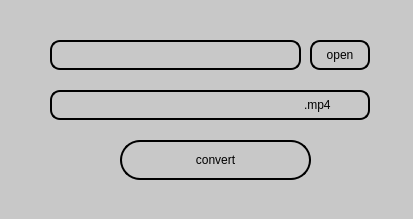
<?xml version="1.0" encoding="UTF-8"?>
<ui version="4.0">
 <class>formatCovertWidget</class>
 <widget class="QWidget" name="formatCovertWidget">
  <property name="geometry">
   <rect>
    <x>0</x>
    <y>0</y>
    <width>413</width>
    <height>219</height>
   </rect>
  </property>
  <property name="maximumSize">
   <size>
    <width>413</width>
    <height>219</height>
   </size>
  </property>
  <property name="windowTitle">
   <string>formatCovert</string>
  </property>
  <property name="styleSheet">
   <string notr="true">QWidget
{
	background-color: rgb(200,200,200);
}

</string>
  </property>
  <widget class="QLineEdit" name="lineEdit">
   <property name="geometry">
    <rect>
     <x>50</x>
     <y>40</y>
     <width>251</width>
     <height>30</height>
    </rect>
   </property>
   <property name="styleSheet">
    <string notr="true">QLineEdit
{
	background-color: rgb(60,60,60,0);
	color: #000;
	font: 9pt &quot;等线l&quot;;
	border:2px solid rgb(0,0,0);
	border-radius:10px;
	padding-left:5px;
}</string>
   </property>
  </widget>
  <widget class="QComboBox" name="comboBox">
   <property name="geometry">
    <rect>
     <x>299</x>
     <y>90</y>
     <width>71</width>
     <height>30</height>
    </rect>
   </property>
   <property name="styleSheet">
    <string notr="true">QComboBox
{
	background-color: rgb(200,200,200);
	border: 2px solid rgb(0,0,0);
	border-left:0px solid #fff;
	border-top-right-radius: 10px;
	border-bottom-right-radius: 10px;
	color: rgb(0,0,0);
	font: 75 9pt &quot;等线&quot;;
}

QComboBox::drop-down
{
	width:0px;
	border-style: none;
	background-color:rgb(0,0,0,0);
}</string>
   </property>
   <property name="duplicatesEnabled">
    <bool>false</bool>
   </property>
   <property name="frame">
    <bool>true</bool>
   </property>
   <item>
    <property name="text">
     <string>.mp4</string>
    </property>
   </item>
   <item>
    <property name="text">
     <string>.avi</string>
    </property>
   </item>
   <item>
    <property name="text">
     <string>.flv</string>
    </property>
   </item>
   <item>
    <property name="text">
     <string>.mkv</string>
    </property>
   </item>
   <item>
    <property name="text">
     <string>.rmvb</string>
    </property>
   </item>
   <item>
    <property name="text">
     <string>.mp3</string>
    </property>
   </item>
  </widget>
  <widget class="QLabel" name="label">
   <property name="geometry">
    <rect>
     <x>50</x>
     <y>90</y>
     <width>251</width>
     <height>30</height>
    </rect>
   </property>
   <property name="styleSheet">
    <string notr="true">QWidget
{
	background-color: rgb(255, 255, 255,0);
	border: 2px solid rgb(0,0,0);
	border-right:0px;
	border-top-left-radius: 10px;
	border-bottom-left-radius: 10px;
	color: rgb(0,0,0);
	font: 75 9pt &quot;等线&quot;;
}</string>
   </property>
   <property name="text">
    <string/>
   </property>
   <property name="alignment">
    <set>Qt::AlignLeading|Qt::AlignLeft|Qt::AlignVCenter</set>
   </property>
  </widget>
  <widget class="QPushButton" name="convertButton">
   <property name="geometry">
    <rect>
     <x>120</x>
     <y>140</y>
     <width>191</width>
     <height>40</height>
    </rect>
   </property>
   <property name="styleSheet">
    <string notr="true">QWidget
{
	background-color: rgb(255, 255, 255,0);
	border: 2px solid rgb(0,0,0);
	border-radius: 20px;
	color: rgb(0,0,0);
	font: 75 11pt &quot;等线&quot;;
}
QWidget:hover
{
	font-size:12pt;
	color: rgb(255, 255, 255);
	background-color: rgb(0, 0, 0);
}
QWidget:pressed 
{
	font-size:9pt;
}</string>
   </property>
   <property name="text">
    <string>convert</string>
   </property>
   <property name="flat">
    <bool>false</bool>
   </property>
  </widget>
  <widget class="QPushButton" name="openButton">
   <property name="geometry">
    <rect>
     <x>310</x>
     <y>40</y>
     <width>60</width>
     <height>30</height>
    </rect>
   </property>
   <property name="styleSheet">
    <string notr="true">QWidget
{
	background-color: rgb(255, 255, 255,0);
	border: 2px solid rgb(0,0,0);
	border-radius: 10px;
	color: rgb(0,0,0);
	font: 75 9pt &quot;等线&quot;;
}
QWidget:hover
{
	font-size:10pt;
	color: rgb(255, 255, 255);
	background-color: rgb(0, 0, 0);
}
QWidget:pressed 
{
	font-size:8pt;
}</string>
   </property>
   <property name="text">
    <string>open</string>
   </property>
  </widget>
 </widget>
 <resources/>
 <connections/>
</ui>
